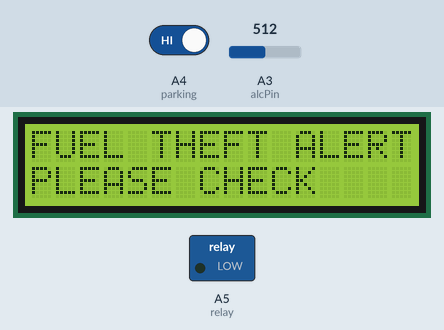
A sketch run on a simulated Arduino Mega 2560, built for the host (arithmetic inside an expression is 32-bit, double 64-bit). Shown: 16×2 character LCD, switched loads named in the sketch (green lamp = pin HIGH). The test bench sets the inputs (shaded band); at power-on: A4 (parking) HIGH, A3 (alcPin) = 512. WiFi joins after 1.5 s; servers stay silent unless stated; uploads are accepted with an empty reply; what the sketch prints to the serial monitor is not drawn.

Above: at 5.7 s.
5.8 s: A4 (parking) driven LOW
At 10.0 s:
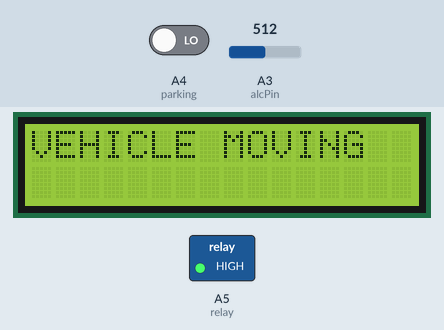
10.3 s: A3 (alcPin) set to 882
14.3 s: A3 (alcPin) set to 915
At 15.5 s:
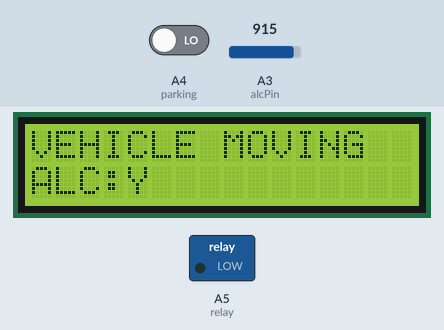
20.5 s: A3 (alcPin) set to 30
At 23.05 s:
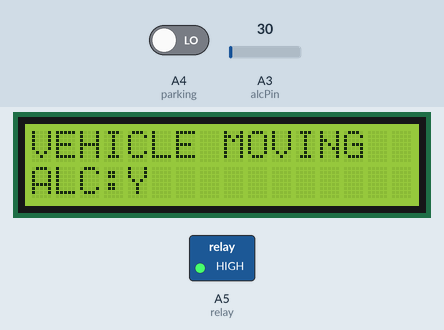
24.6 s: A3 (alcPin) set to 910
At 24.69 s:
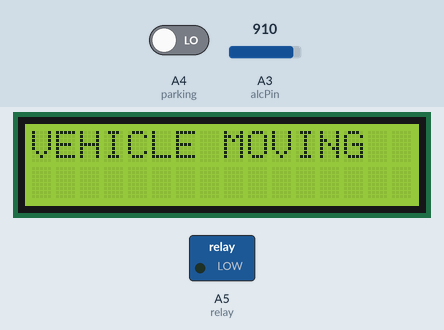
Timing chart, 0 to 34.5 s (numbered marks = the images above; inputs shaded):
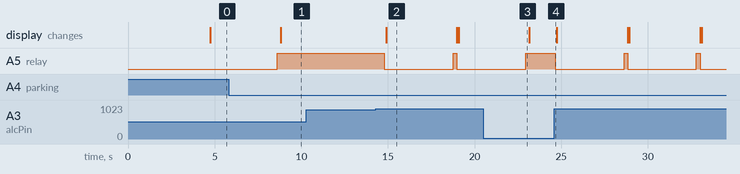

Measured:
- the behaviour switches between 900 and 901 on A3 (alcPin) (found by bisection; images 1 and 2)
- after the input at 5.8 s, A5 (relay): LOW → HIGH after 2.8 s; the display: changes after 3.0 s (image 1)
- after the input at 10.3 s, every drawn part: stays the same
- after the input at 14.3 s, A5 (relay): HIGH → LOW after 0.50 s, → HIGH 4.0 s later, → LOW 0.20 s later; the display: changes after 0.60 s (image 2)
- after the input at 20.5 s, A5 (relay): goes on until 23.0 s, then stays HIGH
- after the input at 24.6 s, A5 (relay): alternates HIGH for 0.20 s and LOW for 4.0 s, starting after 0.05 s
- what the display in image 2 shows lasts 4.1 s, from 14.9 s to 19.0 s

The sketch:

durnk_and_drive_sreyas.ino
```cpp
#include "WiFiEsp.h"
#include <LiquidCrystal.h>
#include <String.h>
#include <stdio.h>
#include <stdlib.h>

// Emulate Serial1 on pins 6/7 if not present
#ifndef HAVE_HWSERIAL1
#include "SoftwareSerial.h"
SoftwareSerial Serial1(12, 13); // RX, TX
#endif

char ssid[] = "project12";            // your network SSID (name)
char pass[] = "project123456";        // your network password
int status = WL_IDLE_STATUS;     // the Wifi radio's status

char server[] = "projectsiot.xyz";

String A = "GET /IoTProjects/DrunkDrive1/upload.php?a=";
String Z = " HTTP/1.1";
String msg = "GET /api.php?username=Mydreamacd&password=Mydrm123&to=";
String bulk = "\0";
String iot = "\0";

// Initialize the Ethernet client object
WiFiEspClient client;


LiquidCrystal lcd (2, 3, 4, 5, 6, 7);

unsigned int gas, lv1, lv2, lv3;

String veh = "A";
String lv = "0";
int alc = 0;
int i = 0;
String ALC = "N";

#define lv1Pin A0
#define lv2Pin A1
#define lv3Pin A2
#define alcPin A3
#define parking A4
#define relay A5
#define buzzer 8

void beep ()
{
  digitalWrite(buzzer,HIGH);
  delay(1000);
  digitalWrite(buzzer,LOW);
  delay(100);
}

void setup() {
  // put your setup code here, to run once:
  Serial.begin(9600);
  lcd.begin(16, 2);

  Serial.println("power up");

  pinMode(lv1Pin, INPUT);
  pinMode(lv2Pin, INPUT);
  pinMode(lv3Pin, INPUT);

  pinMode(alcPin, INPUT);
  pinMode(parking, INPUT);

  pinMode(relay, OUTPUT);

  lcd.clear ();
  lcdstring(0, 0, " IOT BSD DRUNK   ");
  lcdstring(0, 1, "AND DRIVE DETECTION");
  delay(3000);

  // initialize serial for ESP module
  Serial1.begin(9600);
  // initialize ESP module
  WiFi.init(&Serial1);

  // check for the presence of the shield
  if (WiFi.status() == WL_NO_SHIELD) {
    Serial.println(F("WiFi shield not present"));
    // don't continue
    while (true);
  }

  // attempt to connect to WiFi network
  while ( status != WL_CONNECTED) {
    Serial.print(F("Attempting to connect to WPA SSID: "));
    Serial.println(ssid);
    // Connect to WPA/WPA2 network
    status = WiFi.begin(ssid, pass);
  }


}

void loop() {
  // put your main code here, to run repeatedly:

  while (digitalRead(parking) == LOW)
  {
    veh = "A";
    lv = "R";
    digitalWrite(relay,HIGH);
    delay(200);
    Serial.println("no parknig");
    alc = analogRead(alcPin);
    Serial.println("alc = " + String(alc));
    lcd.clear ();
    lcdstring(0, 0, "VEHICLE MOVING      ");

    if (alc > 900)
    {
      Serial.println("alcohol alert");
      digitalWrite(relay, LOW);
      delay(100);
      ALC = "Y";
      lcdstring(0, 1, "ALC:" + ALC);
      beep ();
      iot =  A + veh + "&b=" + ALC + "&c=" + lv + Z;
      sndit ();
      delay(2500);
    }
    else
    {
      ALC = "N";
       iot =  A + veh + "&b=" + ALC + "&c=" + lv + Z;
      sndit ();
    }
  }//no parking

  while (digitalRead(parking) == HIGH)
  {
digitalWrite(relay,LOW);
delay(100);
veh = "B";
ALC = "R";
    Serial.println("PARKING   .......");
    lv1 = analogRead(lv1Pin);
    lv2 = analogRead(lv2Pin);
    lv3 = analogRead(lv3Pin);
    delay(50);
    Serial.print(F("lv1 = ")); Serial.println(lv1);
    Serial.print(F("lv2 = ")); Serial.println(lv2);
    Serial.print(F("lv3 = ")); Serial.println(lv3);


    lcdstring(0, 0, "                    ");
    lcdstring(0, 1, "                    ");
    lcdstring (0, 0, "VEHICLE PARKED    ");

    if ((lv1 < 300) && (lv2 < 300) && (lv3 < 300))
    {
      // flag = 1;
      lv = '3';
    }
    else if ((lv1 < 300) && (lv2 < 300) && (lv3 > 300))
    {
      // flag = 1;
      lv = '2';
    }
    else if ((lv1 < 300) && (lv2 > 300) && (lv3 > 300))
    {
      // flag = 1;
      lv = '1';
    }
    else if ((lv1 > 300) && (lv2 > 300) && (lv3 > 300))
    {
      lv = '0';
      lcdstring (0, 0, "FUEL THEFT ALERT");
      lcdstring (0, 1, "PLEASE CHECK           ");
      beep ();
   iot =  A + veh + "&b=" + ALC + "&c=" + lv + Z;
      sndit ();
      delay(2500);
    }
    if (lv != '0')
    {
      lcdstring(0, 0, "                    ");
      lcdstring(0, 1, "                    ");
      lcdstring (0, 0, "VEHICLE PARKED    ");
      lcdstring (0, 1, "FL: " + String(lv));

       iot =  A + veh + "&b=" + ALC + "&c=" + lv + Z;
      sndit ();
      delay(200);
    }
  }//while parking

}//loop


void lcdstring(int a, int b, String data)
{
  lcd.setCursor(a, b);
  lcd.print(data);
}
void sndit ()
{
   iot =  A + veh + "&b=" + ALC + "&c=" + lv + Z;

 Serial.print(F("IOT = ")); Serial.println(iot);

  // if the server's disconnected, stop the client
  if (!client.connected()) {
    Serial.println(F("Disconnecting from server..."));
    client.stop();

    // do nothing forevermore
    //while (true);
  }
  client.stop();
  client.flush();

  for (int x = 0; x < 1; x++)
  {
    delay(10);
    Serial.println(x, DEC);
  }
  Serial.println(F("Starting connection to server..."));
  // if you get a connection, report back via serial
  if (client.connect(server, 80)) {
    Serial.println(F("Connected to server"));
    // Make a HTTP request

    client.println( A + veh + "&b=" + ALC + "&c=" + lv + Z);

    client.println("Host: projectsiot.xyz");
    client.println("Connection: close");
    client.println();
    iot = "\0";

}
}
```
